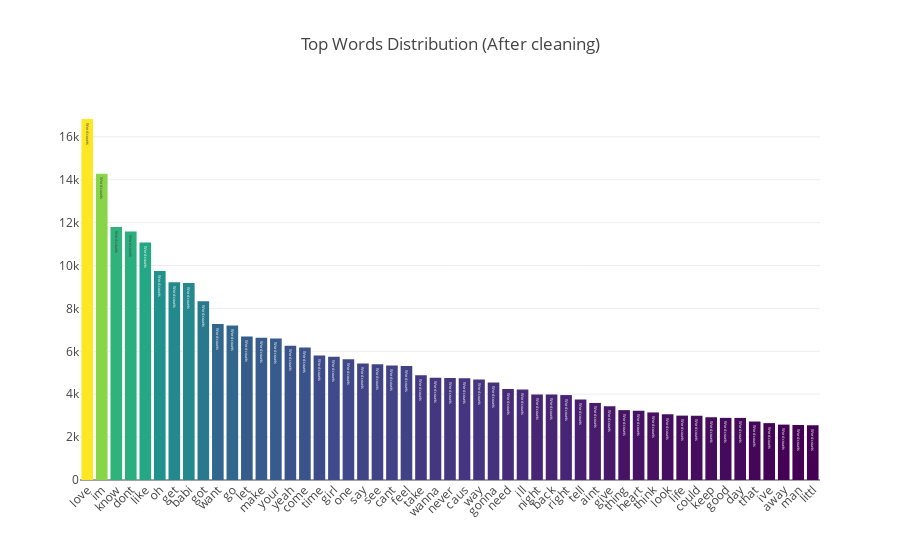

Write notebook code for a chart like this one.
### Code cell
trace=[go.Bar(
        x=lyrics.index[:51],
        y=lyrics.values[:51], 
        marker= dict(colorscale='Viridis', color = lyrics.values[:51]),
        text='Word counts', 
        )]

layout = go.Layout(title='Top Words Distribution (After cleaning)', xaxis=dict(tickangle=-45))
fig = go.Figure(data=trace, layout=layout)
py.iplot(fig)

### Figure 1 — Plotly figure (JSON) as saved in the notebook; plotly's stock layout.template omitted (floating-point values rounded to 4 significant figures)
{"data": [{"marker": {"color": [16832, 14278, 11796, 11588, 11078, 9741, 9226, 9186, 8337, 7272, 7209, 6689, 6627, 6593, 6259, 6183, 5810, 5745, 5630, 5432, 5401, 5338, 5311, 4881, 4767, 4753, 4739, 4689, 4550, 4243, 4218, 3989, 3986, 3960, 3749, 3593, 3441, 3259, 3227, 3151, 3071, 3002, 3001, 2926, 2897, 2895, 2727, 2652, 2582, 2565, 2553], "colorscale": "Viridis"}, "text": "Word counts", "type": "bar", "uid": "c5950c5a-5da1-462f-a980-4472d6d24f9d", "x": ["love", "im", "know", "dont", "like", "oh", "get", "babi", "got", "want", "go", "let", "make", "your", "yeah", "come", "time", "girl", "one", "say", "see", "cant", "feel", "take", "wanna", "never", "caus", "way", "gonna", "need", "ill", "night", "back", "right", "tell", "aint", "give", "thing", "heart", "think", "look", "life", "could", "keep", "good", "day", "that", "ive", "away", "man", "littl"], "y": [16832, 14278, 11796, 11588, 11078, 9741, 9226, 9186, 8337, 7272, 7209, 6689, 6627, 6593, 6259, 6183, 5810, 5745, 5630, 5432, 5401, 5338, 5311, 4881, 4767, 4753, 4739, 4689, 4550, 4243, 4218, 3989, 3986, 3960, 3749, 3593, 3441, 3259, 3227, 3151, 3071, 3002, 3001, 2926, 2897, 2895, 2727, 2652, 2582, 2565, 2553]}], "layout": {"title": {"text": "Top Words Distribution (After cleaning)"}, "xaxis": {"tickangle": -45}}}
